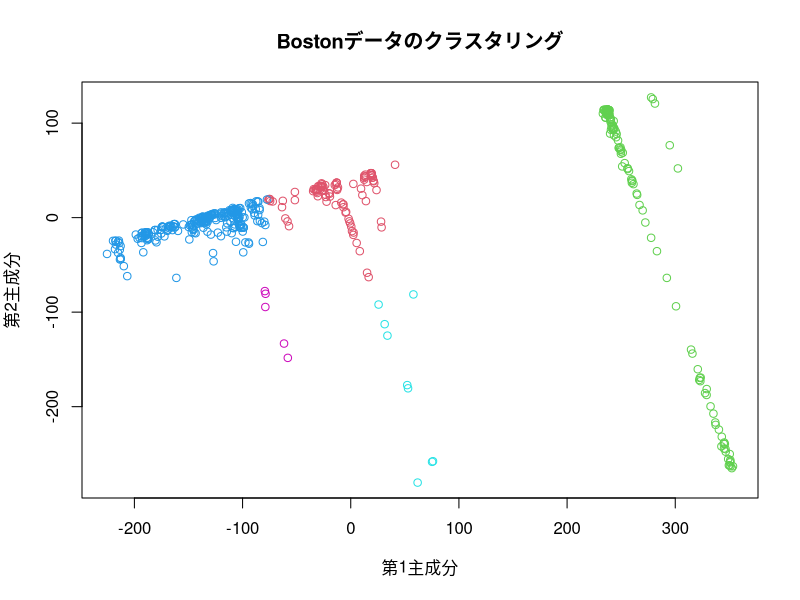

The R script that drew this image:
# Load library
library(MASS)

# Clear environment
rm(list = ls())

# Setting Japanese font (for MacOSX)
# par(family= "HiraKakuProN-W3")

# Chapter9 e.g.89
# K-meansクラスタリング結果の主成分分析
k_means <- function(X, K, iteration = 20) {
  n <- nrow(X)
  p <- ncol(X)
  center <- array(dim = c(K, p))
  y <- sample(1:K, n, replace = TRUE)
  scores <- NULL
  for (h in 1:iteration) {
    for (k in 1:K) {
      if (sum(y[] == k) == 0) { # y[i] = kなるiの数を評価している
        center[k, ] <- Inf
      } else {
        for (j in 1:p) {
          center[k, j] <- mean(X[y[] == k, j])
        }
      }
    }
    S_total <- 0
    for (i in 1:n) {
      S_min <- Inf
      for (k in 1:K) {
        S <- sum((X[i, ] - center[k, ]) ^ 2)
        if (S < S_min) {
          S_min <- S
          y[i] <- k
        }
      }
      S_total <- S_total + S_min
    }
    scores <- c(scores, S_total)
  }
  return(list(clusters = y, scores = scores))
}

z <- as.matrix(Boston)
y <- k_means(z, 5)$clusters
w <- prcomp(z)$x[, 1:2]
plot(w, col = y + 1,
     xlab = "第1主成分", ylab = "第2主成分",
     main = "Bostonデータのクラスタリング")
